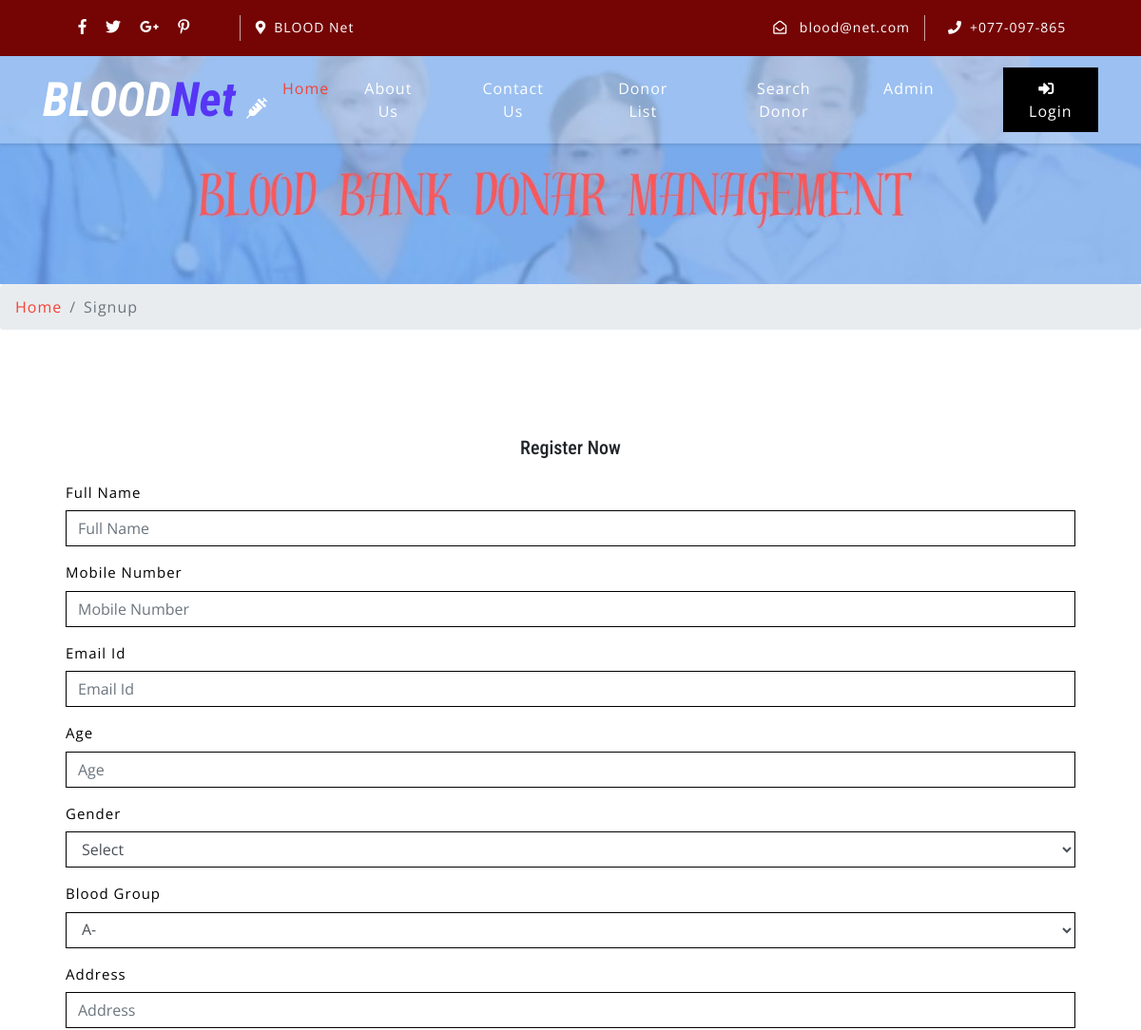
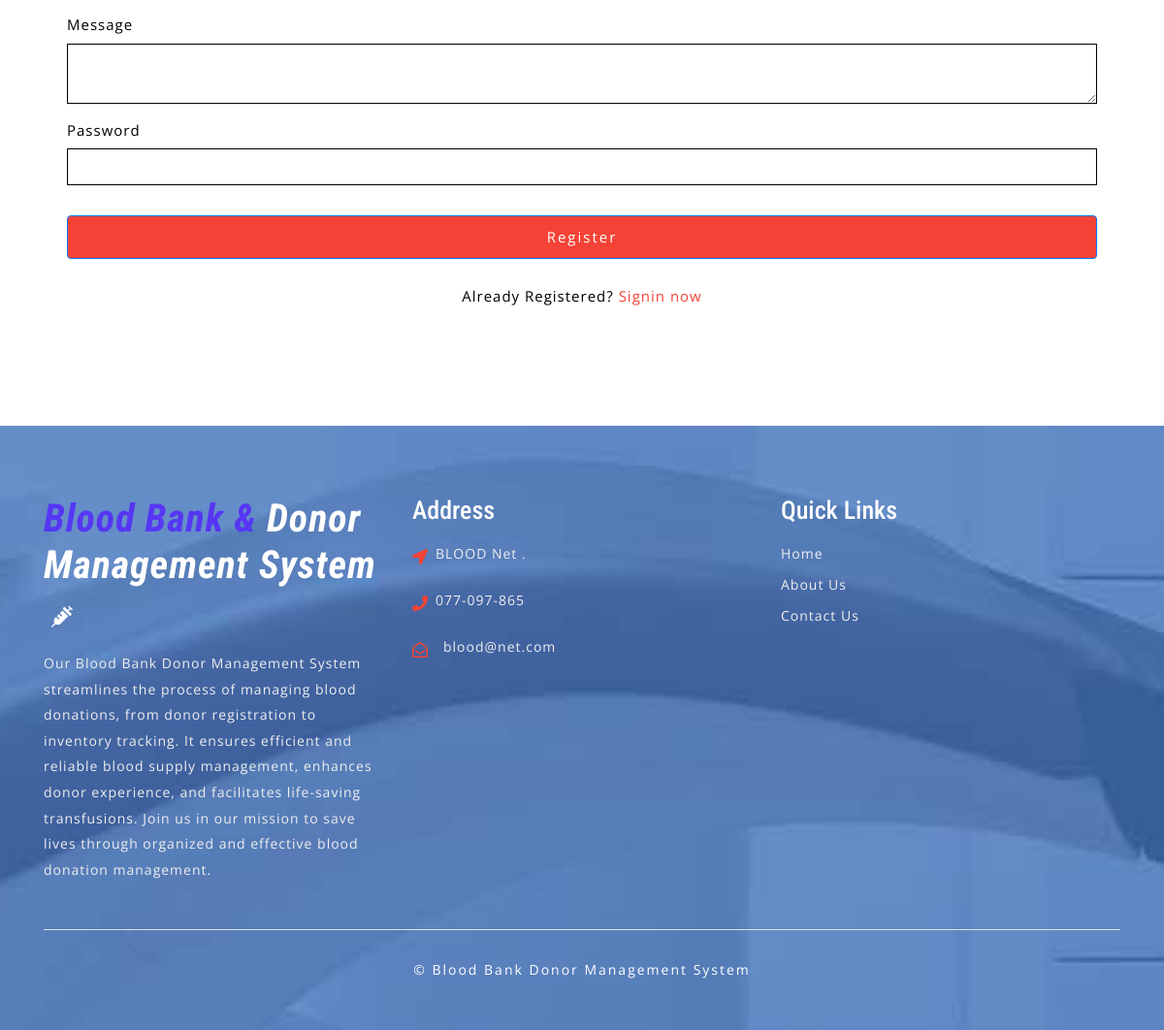
The app's page /blood-net/sign-up.php with its own data (2 pictures, top to bottom).
### tables this page shows
CREATE TABLE `tblcontactusinfo` (
  `id` int(11) NOT NULL,
  `Address` tinytext DEFAULT NULL,
  `EmailId` varchar(255) DEFAULT NULL,
  `ContactNo` char(11) DEFAULT NULL
);

### blood-net/sign-up.php (the view, shortened to what this page needs)
<?php
include('includes/config.php');
?>
<!DOCTYPE html>
<html lang="zxx">
<head>
	<link rel="stylesheet" href="css/bootstrap.css">
	<link rel="stylesheet" href="css/style.css" type="text/css" media="all" />
	<link rel="stylesheet" href="css/fontawesome-all.css">
</head>
<body>
	<?php include('includes/header.php');?>
	<div class="inner-banner-w3ls">
	</div>
	<div class="breadcrumb-agile">
		<div aria-label="breadcrumb">
			<ol class="breadcrumb">
				<li class="breadcrumb-item">
					<a href="index.php">Home</a>
				</li>
				<li class="breadcrumb-item active" aria-current="page">Signup</li>
			</ol>
		</div>
	</div>
	<section class="about py-5">
		<div class="container py-xl-5 py-lg-3">
 <div class="login px-4 mx-auto mw-100">
                            <h5 class="text-center mb-4">Register Now</h5>
                            <form action="#" method="post"  name="signup" onsubmit="return checkpass();">
                                <div class="form-group">
                                    <label>Full Name</label>
                                     <input type="text" class="form-control" name="fullname" id="fullname" placeholder="Full Name">
                                </div>
                                <div class="form-group">
                                    <label>Mobile Number</label>
                                    <input type="text" class="form-control" name="mobileno" id="mobileno" required="true" placeholder="Mobile Number" maxlength="10" pattern="[0-9]+">
                                </div>
                                <div class="form-group">
                                    <label class="mb-2">Email Id</label>
                                    <input type="email" name="emailid" class="form-control" placeholder="Email Id">
                                </div>
                                <div class="form-group">
                                    <label class="mb-2">Age</label>
                                    <input type="text" class="form-control" name="age" id="age" placeholder="Age" required="">
                                </div>
                                <div class="form-group">
                                    <label class="mb-2">Gender</label>
                                    <select name="gender" class="form-control" required>
<option value="">Select</option>
</select>
                                </div>
                                <div class="form-group">
                                    <label class="mb-2">Blood Group</label>
                                    <select name="bloodgroup" class="form-control" required>
<?php $sql = "SELECT * from  tblbloodgroup ";
$query = $dbh -> prepare($sql);
$query->execute();
$results=$query->fetchAll(PDO::FETCH_OBJ);
if($query->rowCount() > 0)
{
foreach($results as $result)
{               ?>
<option value="<?php echo htmlentities($result->BloodGroup);?>"><?php echo htmlentities($result->BloodGroup);?></option>
<?php }} ?>
</select>
                                </div>
                                <div class="form-group">
                                    <label>Address</label>
                                    <input type="text" class="form-control" name="address" id="address" required="true" placeholder="Address">
                                </div>
                                <div class="form-group">
                                    <label>Message</label>
                                    <textarea class="form-control" name="message" required> </textarea>
                                </div>
                                <div class="form-group">
                                    <label>Password</label>
                                    <input type="password" class="form-control" name="password" id="password" required="">
                                </div>
                                <button type="submit" class="btn btn-primary submit mb-4" name="submit">Register</button>
                                 <p class="account-w3ls text-center pb-4" style="color:#000">
                                   Already Registered?
                                    <a href="login.php" >Signin now</a>
                                </p>
                            </form>
                        </div>
		</div>
	</section>
	<?php include('includes/footer.php');?>
</body>
</html>

### blood-net/includes/header.php (shortened to what this page needs)
    <header>
        <div class="top-bar py-3">
            <div class="container">
                <div class="row">
                    <div class="col-lg-7 top-social-agile">
                        <div class="row">
                            <ul class="col-lg-4 col-6 top-right-info text-center">
                                <li>
                                    <a href="#">
                                        <i class="fab fa-facebook-f"></i>
                                    </a>
                                </li>
                                <li class="mx-3">
                                    <a href="#">
                                        <i class="fab fa-twitter"></i>
                                    </a>
                                </li>
                                <li>
                                    <a href="#">
                                        <i class="fab fa-google-plus-g"></i>
                                    </a>
                                </li>
                                <li class="ml-3">
                                    <a href="#">
                                        <i class="fab fa-pinterest-p"></i>
                                    </a>
                                </li>
                            </ul><?php
$sql = "SELECT * from tblcontactusinfo";
$query = $dbh -> prepare($sql);
$query->execute();
$results=$query->fetchAll(PDO::FETCH_OBJ);
if($query->rowCount() > 0)
{
foreach($results as $result)
{ ?>
                            <div class="col-6 header-top_w3layouts pl-3 text-lg-left text-center">
                                <p class="text-white">
                                    <i class="fas fa-map-marker-alt mr-2"></i><?php  echo $result->Address; ?></p>
                            </div>
                        </div>
                    </div>
                    <div class="col-lg-5 top-social-agile text-lg-right text-center">
                        <div class="row">
                            <div class="col-lg-7 col-6 top-w3layouts">
                                <p class="text-white">
                                    <i class="far fa-envelope-open mr-2"></i>
                                    <a href="mailto:info@example.com" class="text-white"><?php  echo $result->EmailId; ?></a>
                                </p>
                            </div>
                            <div class="col-lg-5 col-6 header-w3layouts pl-4 text-lg-left">
                                <p class="text-white">
                                    <i class="fas fa-phone mr-2"></i>+<?php  echo $result->ContactNo; ?></p>
                            </div>
                        </div><?php } } ?>
                    </div>
                </div>
            </div>
        </div>
    </header>
    <div id="home">
        <div class="main-top py-1">
            <nav class="navbar navbar-expand-lg navbar-light fixed-navi">
                <div class="container">
                    <h1>
                        <a class="navbar-brand font-weight-bold font-italic" href="index.php">
                            <span>BLOOD</span>Net
                            <i class="fas fa-syringe"></i>
                        </a>
                    </h1>
                    <div class="collapse navbar-collapse text-center" id="navbarSupportedContent">
                        <ul class="navbar-nav ml-lg-auto">
                            <li class="nav-item active mt-lg-0 mt-3">
                                <a class="nav-link" href="index.php">Home
                                </a>
                            </li>
                            <li class="nav-item mx-lg-4 my-lg-0 my-3">
                                <a class="nav-link" href="about.php">About Us</a>
                            </li>
                            <li class="nav-item mx-lg-4 my-lg-0 my-3">
                                <a class="nav-link" href="contact.php">Contact Us</a>
                            </li>
                            <li class="nav-item mx-lg-4 my-lg-0 my-3">
                                <a class="nav-link" href="donor-list.php">Donor List</a>
                            </li>
                            <li class="nav-item mx-lg-4 my-lg-0 my-3">
                                <a class="nav-link" href="search-donor.php">Search Donor</a>
                            </li>
                            <?php if (strlen($_SESSION['bbdmsdid']==0)) {?>
                            <li class="nav-item mx-lg-4 my-lg-0 my-3">
                                <a class="nav-link" href="admin/index.php">Admin</a>
                            </li>
                        </ul>
                        <a href="login.php" class="login-button ml-lg-5 mt-lg-0 mt-4 mb-lg-0 mb-3" >
                            <i class="fas fa-sign-in-alt mr-2"></i>Login</a><?php } ?>
                    </div>
                </div>
            </nav>
        </div>
    </div>

### blood-net/includes/footer.php (shortened to what this page needs)
<footer>
    <div class="w3ls-footer-grids pt-sm-4 pt-3">
      <div class="container py-xl-5 py-lg-3">
        <div class="row">
          <div class="col-md-4 w3l-footer">
            <h2 class="mb-sm-3 mb-2">
              <a href="index.php" class="text-white font-italic font-weight-bold">
                <span>Blood Bank & </span>Donor Management System
                <i class="fas fa-syringe ml-2"></i>
              </a>
            </h2>
            <p>Our Blood Bank Donor Management System streamlines the process of managing blood donations, from donor registration to inventory tracking. It ensures efficient and reliable blood supply management, enhances donor experience,
               and facilitates life-saving transfusions. Join us in our mission to save lives through organized and effective blood donation management.</p>
          </div>
          <div class="col-md-4 w3l-footer my-md-0 my-4">
            <h3 class="mb-sm-3 mb-2 text-white">Address</h3>
            <ul class="list-unstyled">
              <?php
$sql = "SELECT * from tblcontactusinfo";
$query = $dbh -> prepare($sql);
$query->execute();
$results=$query->fetchAll(PDO::FETCH_OBJ);
if($query->rowCount() > 0)
{
foreach($results as $result)
{ ?>
              <li>
                <i class="fas fa-location-arrow float-left"></i>
                <p class="ml-4">
                  <span><?php  echo $result->Address; ?>. </p>
                <div class="clearfix"></div>
              </li>
              <li class="my-3">
                <i class="fas fa-phone float-left"></i>
                <p class="ml-4"><?php  echo $result->ContactNo; ?></p>
                <div class="clearfix"></div>
              </li>
              <li>
                <i class="far fa-envelope-open float-left"></i>
                <a href="mailto:info@example.com" class="ml-3"><?php  echo $result->EmailId; ?></a>
                <div class="clearfix"></div>
              </li>
            <?php } } ?></ul>
          </div>
          <div class="col-md-4 w3l-footer">
            <h3 class="mb-sm-3 mb-2 text-white">Quick Links</h3>
            <div class="nav-w3-l">
              <ul class="list-unstyled">
                <li>
                  <a href="index.php">Home</a>
                </li>
                <li class="mt-2">
                  <a href="about.php">About Us</a>
                </li>
                <li class="mt-2">
                  <a href="contact.php">Contact Us</a>
                </li>
              </ul>
            </div>
          </div>
        </div>
        <div class="border-top mt-5 pt-lg-4 pt-3 pb-lg-0 pb-3 text-center">
          <p class="copy-right-grids mt-lg-1">©  Blood Bank Donor Management System
          </p>
        </div>
      </div>
    </div>
  </footer>

### blood-net/css/style.css (style rules this page uses)
body { padding: 0; margin: 0; background: #FFF; font-family: 'Open Sans', sans-serif; }
body a { transition: 0.5s all; -webkit-transition: 0.5s all; -moz-transition: 0.5s all; -o-transition: 0.5s all; -ms-transition: 0.5s all; text-decoration: none; }
h1, h2, h3, h4, h5, h6 { margin: 0; padding: 0; font-family: 'Roboto Condensed', sans-serif; }
p { margin: 0; padding: 0; font-family: 'Open Sans', sans-serif; font-size: 15px; letter-spacing: 1px; line-height: 1.9; color: #999; }
ul, ol { margin: 0; padding: 0; }
label { margin: 0; }
.top-bar { background: rgb(117, 5, 5); }
.top-right-info li i { color: #fff; transition: 0.5s all; -webkit-transition: 0.5s all; -moz-transition: 0.5s all; -o-transition: 0.5s all; -ms-transition: 0.5s all; }
.top-right-info li { display: inline-block; }
.header-top_w3layouts p, .header-w3layouts p, .top-w3layouts p { font-size: 14px; }
.header-top_w3layouts, .header-w3layouts { border-left: 1px solid rgba(255, 255, 255, 0.63); }
div#home { position: relative; }
.main-top { position: absolute; z-index: 999; width: 100%; background: rgba(255, 255, 255, 0.26); box-shadow: 0 2px 3px 0 rgba(0, 0, 0, 0.1); -webkit-transition: background-color .1s ease-in-out; -moz-transition: background-color .1s ease-in-out; -ms-transition: background-color .1s ease-in-out; -o-transition: background-color .1s ease-in-out; transition: background-color .1s ease-in-out; }
.navbar-light .navbar-nav .nav-link { padding: 0; color: #fff; background: transparent; font-size: 16px; letter-spacing: 1px; }
.navbar-light .navbar-nav .show>.nav-link, .navbar-light .navbar-nav .active>.nav-link, .navbar-light .navbar-nav .nav-link.show, .navbar-light .navbar-nav .nav-link.active, .navbar-light .navbar-nav .nav-link:hover, .navbar-light .navbar-nav .nav-link:focus { color: #f44336; }
nav.fixed-navi ul { list-style: none; margin: 0; padding: 0; }
nav.fixed-navi ul li { float: left; }
a.navbar-brand { color: #f44336; font-size: 50px; padding: 0; }
.navbar-light .navbar-brand, .navbar-light .navbar-brand:hover, .navbar-light .navbar-brand:focus, .w3l-footer h2 a span { color: #5636f4; }
a.navbar-brand span { color: #fff; }
a.navbar-brand i, .w3l-footer h2 a i { color: #fff; font-size: 22px; }
a.login-button { color: #fff; letter-spacing: 1px; font-size: 16px; padding: 10px 15px; background: #000; display: inline-block; }
.form-control { border-radius: 0px }
p.account-w3ls { color: #dadada; }
p.account-w3ls a { color: #f44336; }
.form-group label { font-size: 15px; letter-spacing: 1px; color: #000; margin-bottom: 8px; text-align: left; display: block; }
button.submit { background: #f44336; color: #fff; font-size: 15px; letter-spacing: 2px; padding: 10px; width: 100%; margin-top: 1em; transition: 0.5s all; -webkit-transition: 0.5s all; -moz-transition: 0.5s all; -o-transition: 0.5s all; -ms-transition: 0.5s all; }
footer { background: url(../images/bg3.jpg) no-repeat center fixed; background-size: cover; -webkit-background-size: cover; -moz-background-size: cover; -o-background-size: cover; -moz-background-size: cover; }
.w3l-footer h2 a { font-size: 40px; letter-spacing: 1px; }
.w3l-footer h3 { font-size: 26px; }
.w3l-footer p, .w3l-footer p a, .w3l-footer ul li a { font-size: 14px; color: #efefef; letter-spacing: 1px; }
.w3l-footer ul li i { color: #f44336; line-height: 2; }
p.copy-right-grids { font-size: 14px; color: #fff; letter-spacing: 2px; }
.inner-banner-w3ls { background: url(../images/banner3.jpg) no-repeat center; background-size: cover; -webkit-background-size: cover; -moz-background-size: cover; -o-background-size: cover; -moz-background-size: cover; height: 20vw; }
.breadcrumb li a { color: #f44336; }
.breadcrumb li { letter-spacing: 1px; color: #000; }
select.form-control:not([size]):not([multiple]) { height: inherit; }

### records on screen
tblcontactusinfo: Address "BLOOD Net", EmailId "blood@net.com", ContactNo "077-097-865"

### other values on screen
form field bloodgroup "A-"
